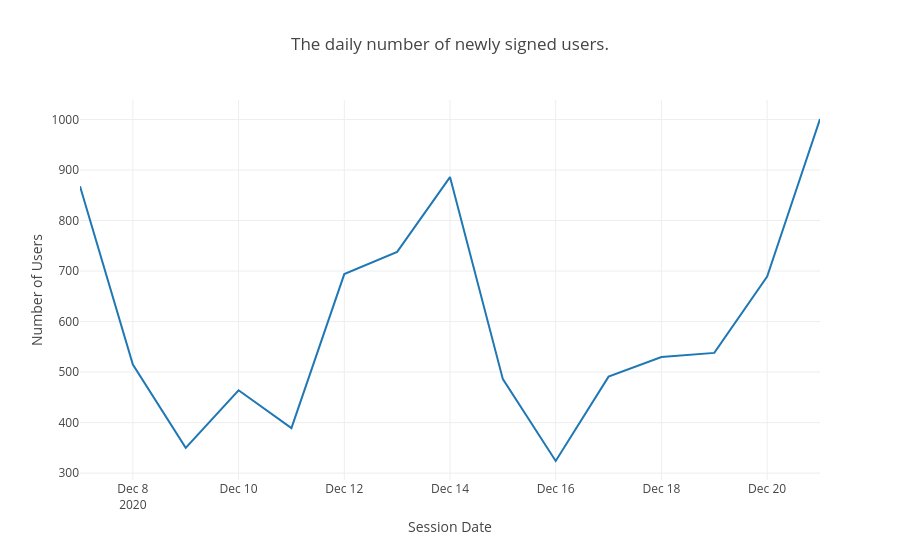

Notebook source saved alongside this figure:
### Markdown cell above
*The dataset of new EU users who signed up in the online store from December 7 to 21, 2020 contains fewer unique users than the dataset containing test participants:*
* dataset `df_new_eu_users`: 8963 users
* dataset ` df_eu_test`: 9965 users

*I can assume that some users took part in A / B testing without prior registration in the online store, for example, using the 'Buy Now' button, etc. We can check this version later.*

*So let's continue with our new EU users.*

### Code cell
tmp_users_by_date = df_new_eu_users.groupby('first_date')['user_id'].agg([
    ('n_users', 'count')]).reset_index()

tmp_users_by_date

fig = px.line(tmp_users_by_date,
              x="first_date",
              y="n_users",
              title='The daily number of newly signed users.',
              labels={
                  'n_users': 'Number of Users',
                  'first_date': 'Session Date'
              })

fig.show()

### Figure 1 — Plotly figure (JSON) as saved in the notebook; plotly's stock layout.template omitted (floating-point values rounded to 4 significant figures)
{"data": [{"hovertemplate": "Session Date=%{x}<br>Number of Users=%{y}<extra></extra>", "legendgroup": "", "line": {"color": "#1F77B4", "dash": "solid"}, "marker": {"symbol": "circle"}, "mode": "lines", "name": "", "orientation": "v", "showlegend": false, "x": ["2020-12-07T00:00:00", "2020-12-08T00:00:00", "2020-12-09T00:00:00", "2020-12-10T00:00:00", "2020-12-11T00:00:00", "2020-12-12T00:00:00", "2020-12-13T00:00:00", "2020-12-14T00:00:00", "2020-12-15T00:00:00", "2020-12-16T00:00:00", "2020-12-17T00:00:00", "2020-12-18T00:00:00", "2020-12-19T00:00:00", "2020-12-20T00:00:00", "2020-12-21T00:00:00"], "xaxis": "x", "y": [868, 515, 350, 464, 389, 694, 738, 886, 486, 324, 491, 530, 538, 689, 1001], "yaxis": "y", "type": "scatter"}], "layout": {"xaxis": {"anchor": "y", "domain": [0.0, 1.0], "title": {"text": "Session Date"}}, "yaxis": {"anchor": "x", "domain": [0.0, 1.0], "title": {"text": "Number of Users"}}, "legend": {"tracegroupgap": 0}, "title": {"text": "The daily number of newly signed users."}}}
